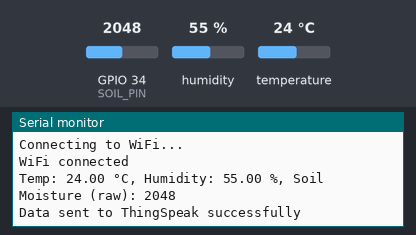
A sketch run on a simulated ESP32. On the bench: the last lines printed to the serial monitor. The test bench sets the inputs (shaded band); at power-on: humidity 55 %, GPIO 34 (SOIL_PIN) = 2048, temperature 24 °C. WiFi joins after 1.5 s; servers stay silent unless stated; web services answer with replies made up by the test bench.

Above: at 3.2 s.
3.3 s: humidity set to 22 %
14.7 s: GPIO 34 (SOIL_PIN) set to 2866
At 17.41 s:
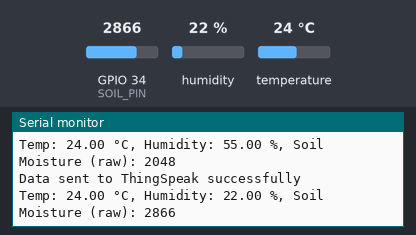
26.1 s: temperature set to 12 °C
At 33.5 s:
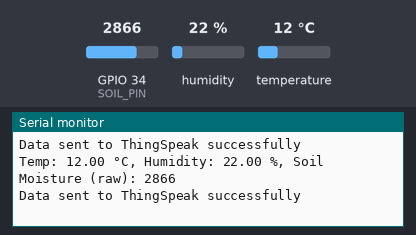
37.5 s: GPIO 34 (SOIL_PIN) set to 3603
At 48.3 s:
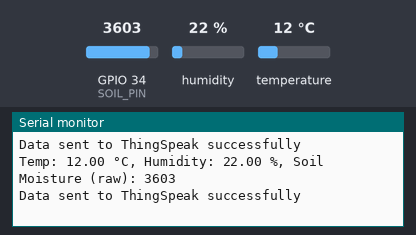
Timing chart, 0 to 49.8 s (numbered marks = the images above; inputs shaded):
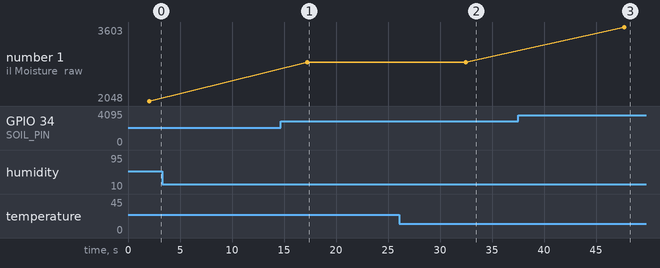

The sketch:

thingspeak_plantmonitoring.ino
```cpp
#include <WiFi.h>
#include <HTTPClient.h>
#include <DHT.h>
#define DHTPIN 14
#define DHTTYPE DHT11
#define SOIL_PIN 34
const char* ssid = "isro";
const char* password = "Isro1234";
const char* thingSpeakApiKey = "Write_API_KEY";
const char* thingSpeakServer = "http://api.thingspeak.com/update";
DHT dht(DHTPIN, DHTTYPE);

void setup() {
  Serial.begin(115200);
  dht.begin();
  WiFi.begin(ssid, password);
  while (WiFi.status() != WL_CONNECTED) {
    delay(1000);
    Serial.println("Connecting to WiFi...");
  }
  Serial.println("WiFi connected");
}

void loop() {
  float temperature = dht.readTemperature();
  float humidity = dht.readHumidity();
  int soilMoistureRaw = analogRead(SOIL_PIN);
  if (isnan(temperature) || isnan(humidity)) {
    Serial.println("Failed to read from DHT sensor!");
    delay(2000);
    return;
  }
  Serial.print("Temp: ");
  Serial.print(temperature);
  Serial.print(" °C, Humidity: ");
  Serial.print(humidity);
  Serial.print(" %, Soil Moisture (raw): ");
  Serial.println(soilMoistureRaw);
  if (WiFi.status() == WL_CONNECTED) {
    HTTPClient http;

    String url = String(thingSpeakServer) +
                 "?api_key=" + thingSpeakApiKey +
                 "&field1=" + String(temperature) +
                 "&field2=" + String(humidity) +
                 "&field3=" + String(soilMoistureRaw);

    http.begin(url);
    int httpResponseCode = http.GET();

    if (httpResponseCode > 0) {
      Serial.println("Data sent to ThingSpeak successfully");
    } else {
      Serial.print("Error sending data. Code: ");
      Serial.println(httpResponseCode);
    }

    http.end();
  } else {
    Serial.println("WiFi disconnected!");
  }

  delay(15000);
}
```

Measured:
- after the input at 14.7 s, the serial monitor: prints a new line after 2.6 s (image 1)
- after the input at 26.1 s, the serial monitor: prints a new line after 6.4 s (image 2)
- after the input at 37.5 s, the serial monitor: prints a new line after 10.2 s (image 3)
- plotted number 1: 2048 → 2866 after the input at 14.7 s, 2866 → 3603 after the input at 37.5 s
